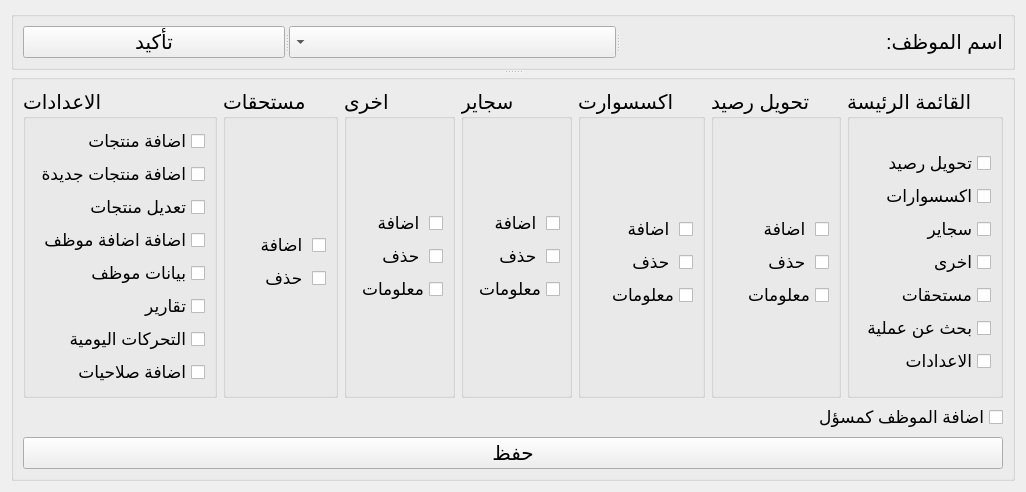
            <widget class="QWidget" name="tab_14">
             <attribute name="title">
              <string>اضافة صلاحيات</string>
             </attribute>
             <layout class="QVBoxLayout" name="verticalLayout_51">
              <item>
               <widget class="QSplitter" name="splitter_8">
                <property name="orientation">
                 <enum>Qt::Vertical</enum>
                </property>
                <widget class="QGroupBox" name="groupBox_23">
                 <property name="title">
                  <string/>
                 </property>
                 <layout class="QVBoxLayout" name="verticalLayout_50">
                  <item>
                   <widget class="QSplitter" name="splitter_9">
                    <property name="orientation">
                     <enum>Qt::Horizontal</enum>
                    </property>
                    <widget class="QPushButton" name="pushButton_44">
                     <property name="font">
                      <font>
                       <pointsize>15</pointsize>
                      </font>
                     </property>
                     <property name="text">
                      <string>تأكيد</string>
                     </property>
                    </widget>
                    <widget class="QComboBox" name="comboBox_12">
                     <property name="font">
                      <font>
                       <pointsize>15</pointsize>
                      </font>
                     </property>
                     <property name="layoutDirection">
                      <enum>Qt::RightToLeft</enum>
                     </property>
                    </widget>
                    <widget class="QLabel" name="label_3">
                     <property name="font">
                      <font>
                       <pointsize>15</pointsize>
                      </font>
                     </property>
                     <property name="text">
                      <string>اسم الموظف:</string>
                     </property>
                    </widget>
                   </widget>
                  </item>
                 </layout>
                </widget>
                <widget class="QGroupBox" name="groupBox_22">
                 <property name="font">
                  <font>
                   <pointsize>15</pointsize>
                  </font>
                 </property>
                 <property name="title">
                  <string/>
                 </property>
                 <layout class="QVBoxLayout" name="verticalLayout_58">
                  <item>
                   <layout class="QVBoxLayout" name="verticalLayout_57">
                    <item>
                     <layout class="QHBoxLayout" name="horizontalLayout_14">
                      <item>
                       <widget class="QGroupBox" name="groupBox_21">
                        <property name="font">
                         <font>
                          <pointsize>15</pointsize>
                         </font>
                        </property>
                        <property name="title">
                         <string>الاعدادات</string>
                        </property>
                        <layout class="QVBoxLayout" name="verticalLayout_44">
                         <item>
                          <layout class="QVBoxLayout" name="verticalLayout_40">
                           <item>
                            <widget class="QCheckBox" name="checkBox_25">
                             <property name="font">
                              <font>
                               <pointsize>13</pointsize>
                              </font>
                             </property>
                             <property name="layoutDirection">
                              <enum>Qt::RightToLeft</enum>
                             </property>
                             <property name="text">
                              <string>اضافة منتجات</string>
                             </property>
                            </widget>
                           </item>
                           <item>
                            <widget class="QCheckBox" name="checkBox_26">
                             <property name="font">
                              <font>
                               <pointsize>13</pointsize>
                              </font>
                             </property>
                             <property name="layoutDirection">
                              <enum>Qt::RightToLeft</enum>
                             </property>
                             <property name="text">
                              <string>اضافة منتجات جديدة</string>
                             </property>
                            </widget>
                           </item>
                           <item>
                            <widget class="QCheckBox" name="checkBox_52">
                             <property name="font">
                              <font>
                               <pointsize>13</pointsize>
                              </font>
                             </property>
                             <property name="layoutDirection">
                              <enum>Qt::RightToLeft</enum>
                             </property>
                             <property name="text">
                              <string>تعديل منتجات</string>
                             </property>
                            </widget>
                           </item>
                           <item>
                            <widget class="QCheckBox" name="checkBox_27">
                             <property name="font">
                              <font>
                               <pointsize>13</pointsize>
                              </font>
                             </property>
                             <property name="layoutDirection">
                              <enum>Qt::RightToLeft</enum>
                             </property>
                             <property name="text">
                              <string>اضافة اضافة موظف</string>
                             </property>
                            </widget>
                           </item>
                           <item>
                            <widget class="QCheckBox" name="checkBox_55">
                             <property name="font">
                              <font>
                               <pointsize>13</pointsize>
                              </font>
                             </property>
                             <property name="layoutDirection">
                              <enum>Qt::RightToLeft</enum>
                             </property>
                             <property name="text">
                              <string>بيانات موظف</string>
                             </property>
                            </widget>
                           </item>
                           <item>
                            <widget class="QCheckBox" name="checkBox_53">
                             <property name="font">
                              <font>
                               <pointsize>13</pointsize>
                              </font>
                             </property>
                             <property name="layoutDirection">
                              <enum>Qt::RightToLeft</enum>
                             </property>
                             <property name="text">
                              <string>تقارير</string>
                             </property>
                            </widget>
                           </item>
                           <item>
                            <widget class="QCheckBox" name="checkBox_54">
                             <property name="font">
                              <font>
                               <pointsize>13</pointsize>
                              </font>
                             </property>
                             <property name="layoutDirection">
                              <enum>Qt::RightToLeft</enum>
                             </property>
                             <property name="text">
                              <string>التحركات اليومية</string>
                             </property>
                            </widget>
                           </item>
                           <item>
                            <widget class="QCheckBox" name="checkBox_28">
                             <property name="font">
                              <font>
                               <pointsize>13</pointsize>
                              </font>
                             </property>
                             <property name="layoutDirection">
                              <enum>Qt::RightToLeft</enum>
                             </property>
                             <property name="text">
                              <string>اضافة صلاحيات</string>
                             </property>
                            </widget>
                           </item>
                          </layout>
                         </item>
                        </layout>
                       </widget>
                      </item>
                      <item>
                       <widget class="QGroupBox" name="groupBox_19">
                        <property name="font">
                         <font>
                          <pointsize>15</pointsize>
                         </font>
                        </property>
                        <property name="title">
                         <string>مستحقات</string>
                        </property>
                        <layout class="QVBoxLayout" name="verticalLayout_45">
                         <property name="topMargin">
                          <number>20</number>
                         </property>
                         <item>
                          <layout class="QVBoxLayout" name="verticalLayout_38">
                           <item>
                            <widget class="QCheckBox" name="checkBox_12">
                             <property name="font">
                              <font>
                               <pointsize>13</pointsize>
                              </font>
                             </property>
                             <property name="layoutDirection">
                              <enum>Qt::RightToLeft</enum>
                             </property>
                             <property name="text">
                              <string>اضافة </string>
                             </property>
                            </widget>
                           </item>
                           <item>
                            <widget class="QCheckBox" name="checkBox_14">
                             <property name="font">
                              <font>
                               <pointsize>13</pointsize>
                              </font>
                             </property>
                             <property name="layoutDirection">
                              <enum>Qt::RightToLeft</enum>
                             </property>
                             <property name="text">
                              <string>حذف </string>
                             </property>
                            </widget>
                           </item>
                          </layout>
                         </item>
                        </layout>
                       </widget>
                      </item>
                      <item>
                       <widget class="QGroupBox" name="groupBox_24">
                        <property name="font">
                         <font>
                          <pointsize>15</pointsize>
                         </font>
                        </property>
                        <property name="title">
                         <string>اخرى</string>
                        </property>
                        <layout class="QVBoxLayout" name="verticalLayout_46">
                         <item>
                          <layout class="QVBoxLayout" name="verticalLayout_49">
                           <item>
                            <widget class="QCheckBox" name="checkBox_23">
                             <property name="font">
                              <font>
                               <pointsize>13</pointsize>
                              </font>
                             </property>
                             <property name="layoutDirection">
                              <enum>Qt::RightToLeft</enum>
                             </property>
                             <property name="text">
                              <string>اضافة </string>
                             </property>
                            </widget>
                           </item>
                           <item>
                            <widget class="QCheckBox" name="checkBox_30">
                             <property name="font">
                              <font>
                               <pointsize>13</pointsize>
                              </font>
                             </property>
                             <property name="layoutDirection">
                              <enum>Qt::RightToLeft</enum>
                             </property>
                             <property name="text">
                              <string>حذف </string>
                             </property>
                            </widget>
                           </item>
                           <item>
                            <widget class="QCheckBox" name="checkBox_31">
                             <property name="font">
                              <font>
                               <pointsize>13</pointsize>
                              </font>
                             </property>
                             <property name="layoutDirection">
                              <enum>Qt::RightToLeft</enum>
                             </property>
                             <property name="text">
                              <string>معلومات</string>
                             </property>
                            </widget>
                           </item>
                          </layout>
                         </item>
                        </layout>
                       </widget>
                      </item>
                      <item>
                       <widget class="QGroupBox" name="groupBox_18">
                        <property name="font">
                         <font>
                          <pointsize>15</pointsize>
                         </font>
                        </property>
                        <property name="title">
                         <string>سجاير</string>
                        </property>
                        <layout class="QVBoxLayout" name="verticalLayout_43">
                         <item>
                          <layout class="QVBoxLayout" name="verticalLayout_37">
                           <item>
                            <widget class="QCheckBox" name="checkBox_11">
                             <property name="font">
                              <font>
                               <pointsize>13</pointsize>
                              </font>
                             </property>
                             <property name="layoutDirection">
                              <enum>Qt::RightToLeft</enum>
                             </property>
                             <property name="text">
                              <string>اضافة </string>
                             </property>
                            </widget>
                           </item>
                           <item>
                            <widget class="QCheckBox" name="checkBox_22">
                             <property name="font">
                              <font>
                               <pointsize>13</pointsize>
                              </font>
                             </property>
                             <property name="layoutDirection">
                              <enum>Qt::RightToLeft</enum>
                             </property>
                             <property name="text">
                              <string>حذف </string>
                             </property>
                            </widget>
                           </item>
                           <item>
                            <widget class="QCheckBox" name="checkBox_13">
                             <property name="font">
                              <font>
                               <pointsize>13</pointsize>
                              </font>
                             </property>
                             <property name="layoutDirection">
                              <enum>Qt::RightToLeft</enum>
                             </property>
                             <property name="text">
                              <string>معلومات</string>
                             </property>
                            </widget>
                           </item>
                          </layout>
                         </item>
                        </layout>
                       </widget>
                      </item>
                      <item>
                       <widget class="QGroupBox" name="groupBox_17">
                        <property name="font">
                         <font>
                          <pointsize>15</pointsize>
                         </font>
                        </property>
                        <property name="title">
                         <string>اكسسوارت</string>
                        </property>
                        <layout class="QVBoxLayout" name="verticalLayout_47">
                         <property name="topMargin">
                          <number>20</number>
                         </property>
                         <item>
                          <layout class="QVBoxLayout" name="verticalLayout_36">
                           <item>
                            <widget class="QCheckBox" name="checkBox_8">
                             <property name="font">
                              <font>
                               <pointsize>13</pointsize>
                              </font>
                             </property>
                             <property name="layoutDirection">
                              <enum>Qt::RightToLeft</enum>
                             </property>
                             <property name="text">
                              <string>اضافة </string>
                             </property>
                            </widget>
                           </item>
                           <item>
                            <widget class="QCheckBox" name="checkBox_9">
                             <property name="font">
                              <font>
                               <pointsize>13</pointsize>
                              </font>
                             </property>
                             <property name="layoutDirection">
                              <enum>Qt::RightToLeft</enum>
                             </property>
                             <property name="text">
                              <string>حذف </string>
                             </property>
                            </widget>
                           </item>
                           <item>
                            <widget class="QCheckBox" name="checkBox_10">
                             <property name="font">
                              <font>
                               <pointsize>13</pointsize>
                              </font>
                             </property>
                             <property name="layoutDirection">
                              <enum>Qt::RightToLeft</enum>
                             </property>
                             <property name="text">
                              <string>معلومات</string>
                             </property>
                            </widget>
                           </item>
                          </layout>
                         </item>
                        </layout>
                       </widget>
                      </item>
                      <item>
                       <widget class="QGroupBox" name="groupBox_16">
                        <property name="enabled">
                         <bool>true</bool>
                        </property>
                        <property name="font">
                         <font>
                          <pointsize>15</pointsize>
                         </font>
                        </property>
                        <property name="title">
                         <string>تحويل رصيد</string>
                        </property>
                        <layout class="QVBoxLayout" name="verticalLayout_48">
                         <property name="topMargin">
                          <number>20</number>
                         </property>
                         <item>
                          <layout class="QVBoxLayout" name="verticalLayout_35">
                           <item>
                            <widget class="QCheckBox" name="checkBox">
                             <property name="font">
                              <font>
                               <pointsize>13</pointsize>
                              </font>
                             </property>
                             <property name="layoutDirection">
                              <enum>Qt::RightToLeft</enum>
                             </property>
                             <property name="text">
                              <string>اضافة </string>
                             </property>
                            </widget>
                           </item>
                           <item>
                            <widget class="QCheckBox" name="checkBox_2">
                             <property name="font">
                              <font>
                               <pointsize>13</pointsize>
                              </font>
                             </property>
                             <property name="layoutDirection">
                              <enum>Qt::RightToLeft</enum>
                             </property>
                             <property name="text">
                              <string>حذف </string>
                             </property>
                            </widget>
                           </item>
                           <item>
                            <widget class="QCheckBox" name="checkBox_3">
                             <property name="font">
                              <font>
                               <pointsize>13</pointsize>
                              </font>
                             </property>
                             <property name="layoutDirection">
                              <enum>Qt::RightToLeft</enum>
                             </property>
                             <property name="text">
                              <string>معلومات</string>
                             </property>
                            </widget>
                           </item>
                          </layout>
                         </item>
                        </layout>
                       </widget>
                      </item>
                      <item>
                       <widget class="QGroupBox" name="groupBox_20">
                        <property name="font">
                         <font>
                          <pointsize>15</pointsize>
                         </font>
                        </property>
                        <property name="title">
                         <string>القائمة الرئيسة</string>
                        </property>
                        <layout class="QVBoxLayout" name="verticalLayout_41">
                         <property name="topMargin">
                          <number>20</number>
                         </property>
                         <item>
                          <layout class="QVBoxLayout" name="verticalLayout_39">
                           <item>
                            <widget class="QCheckBox" name="checkBox_16">
                             <property name="font">
                              <font>
                               <pointsize>13</pointsize>
                              </font>
                             </property>
                             <property name="layoutDirection">
                              <enum>Qt::RightToLeft</enum>
                             </property>
                             <property name="text">
                              <string>تحويل رصيد</string>
                             </property>
                            </widget>
                           </item>
                           <item>
                            <widget class="QCheckBox" name="checkBox_17">
                             <property name="font">
                              <font>
                               <pointsize>13</pointsize>
                              </font>
                             </property>
                             <property name="layoutDirection">
                              <enum>Qt::RightToLeft</enum>
                             </property>
                             <property name="text">
                              <string>اكسسوارات</string>
                             </property>
                            </widget>
                           </item>
                           <item>
                            <widget class="QCheckBox" name="checkBox_18">
                             <property name="font">
                              <font>
                               <pointsize>13</pointsize>
                              </font>
                             </property>
                             <property name="layoutDirection">
                              <enum>Qt::RightToLeft</enum>
                             </property>
                             <property name="text">
                              <string>سجاير</string>
                             </property>
                            </widget>
                           </item>
                           <item>
                            <widget class="QCheckBox" name="checkBox_19">
                             <property name="font">
                              <font>
                               <pointsize>13</pointsize>
                              </font>
                             </property>
                             <property name="layoutDirection">
                              <enum>Qt::RightToLeft</enum>
                             </property>
                             <property name="text">
                              <string>اخرى</string>
                             </property>
                            </widget>
                           </item>
                           <item>
                            <widget class="QCheckBox" name="checkBox_20">
                             <property name="font">
                              <font>
                               <pointsize>13</pointsize>
                              </font>
                             </property>
                             <property name="layoutDirection">
                              <enum>Qt::RightToLeft</enum>
                             </property>
                             <property name="text">
                              <string>مستحقات</string>
                             </property>
                            </widget>
                           </item>
                           <item>
                            <widget class="QCheckBox" name="checkBox_21">
                             <property name="font">
                              <font>
                               <pointsize>13</pointsize>
                              </font>
                             </property>
                             <property name="layoutDirection">
                              <enum>Qt::RightToLeft</enum>
                             </property>
                             <property name="text">
                              <string>بحث عن عملية</string>
                             </property>
                            </widget>
                           </item>
                           <item>
                            <widget class="QCheckBox" name="checkBox_24">
                             <property name="font">
                              <font>
                               <pointsize>13</pointsize>
                              </font>
                             </property>
                             <property name="layoutDirection">
                              <enum>Qt::RightToLeft</enum>
                             </property>
                             <property name="text">
                              <string>الاعدادات</string>
                             </property>
                            </widget>
                           </item>
                          </layout>
                         </item>
                        </layout>
                       </widget>
                      </item>
                     </layout>
                    </item>
                    <item>
                     <layout class="QVBoxLayout" name="verticalLayout_42">
                      <item>
                       <widget class="QCheckBox" name="checkBox_29">
                        <property name="font">
                         <font>
                          <pointsize>13</pointsize>
                         </font>
                        </property>
                        <property name="layoutDirection">
                         <enum>Qt::RightToLeft</enum>
                        </property>
                        <property name="text">
                         <string>اضافة الموظف كمسؤل</string>
                        </property>
                       </widget>
                      </item>
                      <item>
                       <widget class="QPushButton" name="pushButton_45">
                        <property name="font">
                         <font>
                          <pointsize>15</pointsize>
                         </font>
                        </property>
                        <property name="text">
                         <string>حفظ</string>
                        </property>
                       </widget>
                      </item>
                     </layout>
                    </item>
                   </layout>
                  </item>
                 </layout>
                </widget>
               </widget>
              </item>
             </layout>
            </widget>
